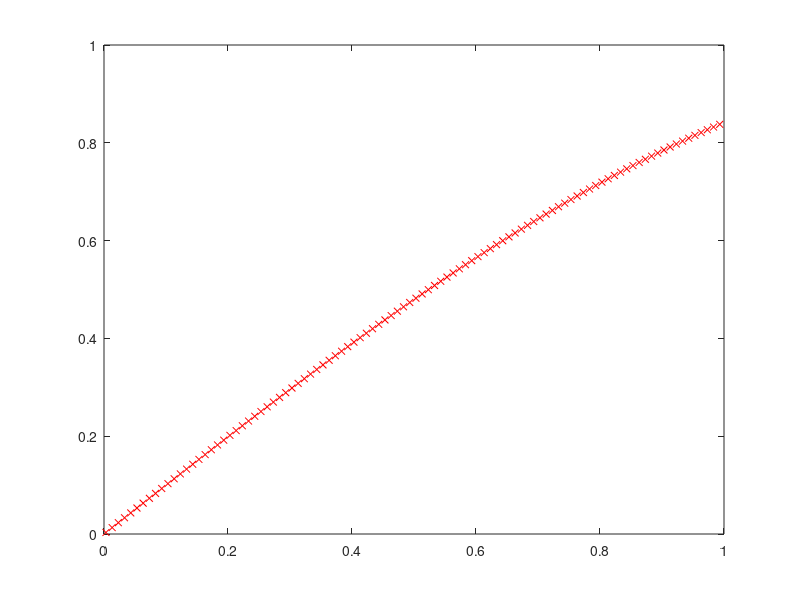

Recreate this plot in MATLAB. (Note: this script raises an error after producing the figure.)

X=zeros(100,1);
for num=1:100
    X(num)=0.001*pi+(num-1)*0.01;


end
fprintf('Value of X:\n');

Y=sin(X)


hold off;
plot(X, Y, 'rx', 'MarkerSize', 5);
X=[X];
theta=zeros(2,1);

X = [ones(100, 1), X];
alpha=0.01;
iterations=5000;


J=lrcost(X,Y,theta);
[theta,JK] = lrgradientDescent(X, Y, theta, alpha, iterations);
fprintf('Theta found by gradient descent:\n');
fprintf('%f\n', theta);
fprintf('lrcost found at this theta\n');
fprintf('%f\n', lrcost(X,Y,theta));



% Plot

hold on; % keep previous plot visible
plot(X(:,2), X*theta, '-')
legend('Training data', 'Linear regression')
hold off % don't overlay any more plots on this figure

fprintf('accuracy: %f\n',sum(sqrt((X*theta-Y).^2))/length(Y));
fprintf('cost  for new data\n');
SX=[0.3;0.4;0.5;0.6;1];


SX=[ones(length(SX),1),SX]
costp=lrcost(SX,sin(SX),theta)

fprintf('Visualizing J(theta_0, theta_1) ...\n')

% Grid over which we will calculate J
theta0_vals = linspace(-10, 10, 100);
theta1_vals = linspace(-1, 4, 100);

% initialize J_vals to a matrix of 0's
J_vals = zeros(length(theta0_vals), length(theta1_vals));

% Fill out J_vals
for i = 1:length(theta0_vals)
    for j = 1:length(theta1_vals)
	  t = [theta0_vals(i); theta1_vals(j)];
	  J_vals(i,j) = lrcost(X, Y, t);
    end
end

% Because of the way meshgrids work in the surf command, we need to
% transpose J_vals before calling surf, or else the axes will be flipped
J_vals = J_vals';
% Surface plot
figure;
surf(theta0_vals, theta1_vals, J_vals)
xlabel('\theta_0'); ylabel('\theta_1');

% Contour plot
figure;
% Plot J_vals as 15 contours spaced logarithmically between 0.01 and 100
contour(theta0_vals, theta1_vals, J_vals, logspace(-2, 3, 20))
xlabel('\theta_0'); ylabel('\theta_1');
hold on;
plot(theta(1), theta(2), 'rx', 'MarkerSize', 10, 'LineWidth', 2);
